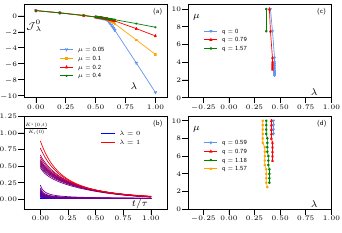

The Python source for this figure:
import numpy as np
from pylab import *
from matplotlib.ticker import  *
from matplotlib.pyplot import  *
from numpy import *
from matplotlib import cm
#import matplotlib.pyplot as plt
import scipy
from scipy import ndimage
from PIL import Image
import pickle
#from pdf2image import convert_from_path


import matplotlib.pyplot as plt
from matplotlib.collections import LineCollection

def multiline(xs, ys, c, ax=None, **kwargs):
    """Plot lines with different colorings

    Parameters
    ----------
    xs : iterable container of x coordinates
    ys : iterable container of y coordinates
    c : iterable container of numbers mapped to colormap
    ax (optional): Axes to plot on.
    kwargs (optional): passed to LineCollection

    Notes:
        len(xs) == len(ys) == len(c) is the number of line segments
        len(xs[i]) == len(ys[i]) is the number of points for each line (indexed by i)

    Returns
    -------
    lc : LineCollection instance.
    """

    # find axes
    ax = plt.gca() if ax is None else ax

    # create LineCollection
    segments = [np.column_stack([x, y]) for x, y in zip(xs, ys)]
    lc = LineCollection(segments, **kwargs)

    # set coloring of line segments
    #    Note: I get an error if I pass c as a list here... not sure why.
    lc.set_array(np.asarray(c))

    # add lines to axes and rescale
    #    Note: adding a collection doesn't autoscalee xlim/ylim
    ax.add_collection(lc)
    ax.autoscale()
    return lc

space         = 0.07
nb_lines      = 1
fig_width_pt  = 246.
inches_per_pt = 1./72.
golden_mean   = .66
fig_width     = fig_width_pt*inches_per_pt
fig_height    = (fig_width*golden_mean)+space
fig_size      = [fig_width, fig_height]
params = {'legend.fontsize': 4,
	        'text.latex.preamble': [r"\usepackage{amstext}", r"\usepackage{amsmath}", r"\usepackage{amssymb}", r"\usepackage{stmaryrd}"],
          'axes.linewidth': 5e-1,
          'axes.labelsize': 4.5,
          #'text.fontsize': 4,
          'xtick.labelsize': 5,
          'ytick.labelsize': 5,
          'text.usetex': True,
          'figure.figsize': fig_size}
rcParams.update(params)

l01 = 7e-2
b01 = 0.58
w01 = .42
h01 = .4

l02 = l01
b02 = 10e-2
w02 = w01
h02 = h01

l11 = .55
b11 = b01
w11 = w01
h11 = h01

l12 = l11
b12 = b02
w12 = w11
h12 = h11

l21 = 1.70
b21 = b11
w21 = w11
h21 = h11

l22 = l21
b22 = b12
w22 = w11
h22 = h11

l31 = 1.9
b31 = b11
w31 = w11
h31 = h11

l32 = l31
b32 = b12
w32 = w11
h32 = h11

# =======================
#  Plot
# =======================

# --------
#  Data
# --------

data = loadtxt('heat_tau_simulation_model_A.txt')
time_a = data[:,0]
q_numerical_a = data[:,1]

data = loadtxt('heat_tau_simulation_model_A.txt')
time_a = data[:,0]
q_numerical_a_1 = data[:,1]

data = loadtxt('heat_tau_simulation_model_A.txt')
time_a = data[:,0]
q_numerical_a_2 = data[:,1]

data = loadtxt('heat_tau_simulation_model_A.txt')
time_a = data[:,0]
q_numerical_a_3 = data[:,1]

data = loadtxt('heat_tau_analytical_model_A.txt')
time_a_1 = data[:,0]
q_analitical_a = data[:,1]

data = loadtxt('heat_tau_simulation_model_B.txt')
time_b = data[:,0]
q_numerical_b = data[:,1]

data = loadtxt('heat_tau_analytical_model_B.txt')
time_b_1 = data[:,0]
q_analitical_b = data[:,1]

with open('all_cost_function_data_f', 'rb') as fp:
    data = pickle.load(fp)
al_f = data[0]
cost_fn_f = data[1][-3]

with open('der_all_cost_function_data_f', 'rb') as fp:
    data = pickle.load(fp)
al_der_f = data[0][-3]
hyst_der_f = data[1][-3]

with open('all_cost_function_data_r', 'rb') as fp:
    data = pickle.load(fp)
al_r = data[0]
cost_fn_r = data[1][-3]

cost_fn_r_1 = data[1][0]
cost_fn_r_2 = data[1][10]
cost_fn_r_3 = data[1][18]

with open('all_cost_function_data_small_mu', 'rb') as fp:
    data = pickle.load(fp)
al_r_s_mu = data[0]
cost_fn_r_s_mu = data[1][6]
cost_fn_r_1_s_mu = data[1][11]
cost_fn_r_2_s_mu = data[1][16]
cost_fn_r_3_s_mu = data[1][22]



with open('der_all_cost_function_data_r', 'rb') as fp:
    data = pickle.load(fp)
al_der_r = data[0][-3]
hyst_der_r = data[1][-3]

with open('output_data', 'rb') as fp:
    data = pickle.load(fp)
mean = data[0]
std = data[1]
protocols = data[2]
# alpha = data[4]
alpha = al_f

with open('phase_space_all', 'rb') as fp:
    data = pickle.load(fp)
phase1 = data[0]
phase2 = data[3]
phase3 = data[4]
phase4 = data[5]

with open('phase_space_all_model_B_converged_one', 'rb') as fp:
    data = pickle.load(fp)
phase1_b = data[0]
phase2_b = data[1]
phase3_b = data[2]
phase4_b = data[3]


with open('multitrap_cost_function_hysterisis', 'rb') as fp:
    data = pickle.load(fp)
mult_al_f =data[0][0]
mult_cfn_f =data[0][1]
mult_al_b =data[1][0]
mult_cfn_b =data[1][1]

with open('all_trap_pareto_moment', 'rb') as fp:
    data = pickle.load(fp)
mean_0 = data[0][0]
std_0 = data[0][1]
mean_1 = data[1][0]
std_1 = data[1][1]
mean_2 = data[7][0]
std_2 = data[7][1]
mean_3 = data[12][0]
std_3 = data[12][1]

with open('cost_fn_pareto_moment', 'rb') as fp:
    data = pickle.load(fp)
mean_mult = data[0]
std_mult = data[1]


lw  = 5e-1
lw1 = 5e-1
lw2 = 5e-1
lw3 = 5e-1
ss  = 7
ssl = 5
sss = 5
lt  = 4
p   = 1
w   = 5e-1
tp  = r'$\dfrac{\cal P}{{\cal P}_0}$'

col1 = 'cornflowerblue'
col2 = 'orange'
col3 = 'red'

col_array = [col1, col2, col3]



# ---------
#  Plot 01
# ---------

i_xx = 0.3
i_xxx = 0.48
i_yy = - 0.1
i_yyy = 0.25

xx = -0.1
xxx = 1.1
yy = - 10.25
yyy = 1.42

ax = axes([l01, b01, w01, h01])
ax.tick_params(axis='y', direction='out', length=lt, pad=p, width=w)
ax.tick_params(axis='x', direction='out', length=lt, pad=p, width=w)

for i, line in enumerate(ax.get_xticklines() + ax.get_yticklines()):
	if i%2==1:
		line.set_visible(False)


ratio = 0.49


i_xx = 0.3
i_xxx = 0.8
i_yy = - 1.5
i_yyy = 0.25


lines = []
lines += ax.plot(al_r_s_mu, cost_fn_r_s_mu, '-', markersize=2.5, marker='1', color=col1, lw=lw1, label=r'$\mu$ = 0.05')
lines += ax.plot(al_r_s_mu, cost_fn_r_1_s_mu, '-', marker='s', markersize=0.75, color=col2, lw=lw1, label=r'$\mu$ = 0.1')
lines += ax.plot(al_r_s_mu, cost_fn_r_2_s_mu, '-', marker='^', markersize=0.75, color=col3, lw=lw1, label=r'$\mu$ = 0.2')
lines += ax.plot(al_r_s_mu, cost_fn_r_3_s_mu, '-', marker='.', markersize=1, color='green', lw=lw1, label=r'$\mu$ = 0.4')
ax.labels = [l.get_label() for l in lines]
ax.legend(lines, ax.labels, bbox_to_anchor=(0.6, 0.6), fontsize=4.5, frameon=False)


ax.text(0.72*xxx, 0.9*yy, r'$\lambda$', size=ss)
ax.text(1.1*xx+0.03, -2, r'$\cal J$$^0_\lambda$', size=ss)
ax.text(xxx - 0.1*(xxx-xx), yyy - 0.1*(yyy - yy), r'(a)', size=ssl)


ax.axis([xx, xxx, yy, yyy])


# ---------
#  Plot 02
# ---------

ax2 = axes([l02, b02, w02, h02])
ax2.tick_params(axis='y', direction='out', length=lt, pad=p, width=w)
ax2.tick_params(axis='x', direction='out', length=lt, pad=p, width=w)

for i, line in enumerate(ax2.get_xticklines() + ax2.get_yticklines()):
	if i%2==1:
		line.set_visible(False)

t2 = np.linspace(0, 1, 101)
t3 = np.linspace(-0.1, 0, 2)
t4 = np.linspace(1.0, 1.1, 2)
prt_in = np.asarray([1, 1])
prt_fnl = np.asarray([0.04, 0.04])

lines = []
print(len(al_f))
print(len(protocols))
for i in range(len(protocols)):
    if i == 0:
	    lines += ax2.plot(t2, protocols[i]/20, '-', color=(al_f[i], 0, (1 - al_f[i])), lw=lw1, label=r'$\lambda = 0$')
    elif i == len(protocols) - 1:
	    lines += ax2.plot(t2, protocols[i]/20, '-', color=(al_f[i], 0, (1 - al_f[i])), lw=lw1, label=r'$\lambda = 1$')
    else:
        ax2.plot(t2, protocols[i]/20, '-', color=(al_f[i], 0, (1 - al_f[i])), lw=lw1)

ax2.labels = [l.get_label() for l in lines]
ax2.legend(lines, ax2.labels, bbox_to_anchor=(0.85, 0.9), fontsize=4.5, frameon=False)
#for i in range(len(protocols)):
#	ax.scatter(t2, protocols[i]/20, s=1*np.ones(101), c=al_f[i]*np.ones(101), cmap='viridis')

# n_lines = len(al_f)

# ys = np.array([prtc/20 for prtc in protocols])
# xs = np.array([t2 for i in range(n_lines)]) # could also use np.tile

# colors = np.arange(n_lines)

# lc = multiline(xs, ys, al_f, cmap='rainbow', lw=lw1)

# axcb = fig.colorbar(lc)
# axcb.set_label(r'$\lambda$', labelpad=0,y=0.5)
#ax.set_title('Line Collection with mapped colors')
#ax.plot(t3, prt_in, '--', color='green', lw=lw1)
#ax.plot(t4, prt_fnl, '--', color='green', lw=lw1)

xx = -0.15
xxx = 1.15
yy = -0.15
yyy = 1.25


ax2.text(0.72*xxx, yy + 0.03*(yyy - yy), r'$t/\tau$', size=ss)
ax2.text(xx  + 0.01*(xxx-xx), yyy - 0.2*(yyy - yy), r'$\frac{K^*(0, t)}{K_i(0)}$', size=0.7*ss)
#ax2.text(xxx - 0.1*(xxx-xx), yyy - 0.1*(yyy - yy), r'(b)', size=ssl)

ax2.axis([xx, xxx, yy, yyy])



# ---------
#  Plot 11
# ---------


ax = axes([l11, b11, w11, h11])
ax.tick_params(axis='y', direction='out', length=lt, pad=p, width=w)
ax.tick_params(axis='x', direction='out', length=lt, pad=p, width=w)

for i, line in enumerate(ax.get_xticklines() + ax.get_yticklines()):
	if i%2==1:
		line.set_visible(False)

xx  = -0.4
xxx = 1.0
yy  = 0.0
yyy = 10.5


lines = []
lines += ax.plot(phase1[0], phase1[1], '-', marker='1', markersize=2, color=col1, lw=lw1, label=r'q = 0')
#lines += ax2.plot(phase2[0], phase2[1], '-', marker='s', markersize=0.75, color=col2, lw=lw1, label=r'q = 0.39')
lines += ax.plot(phase3[0], phase3[1], '-', marker='^', markersize=0.75, color=col3, lw=lw1, label=r'q = 0.79')
lines += ax.plot(phase4[0], phase4[1], '-', marker='.', markersize=1.5, color='green', lw=lw1, label=r'q = 1.57')
ax.labels = [l.get_label() for l in lines]
ax.legend(lines, ax.labels, bbox_to_anchor=(0.45, 0.8), fontsize=4.5, frameon=False)

ax.text(0.8*xxx, yy + 0.2, r'$\lambda$', size=ss)
ax.text(xx + 0.05, 0.85*yyy, r'$\mu$', size=ss)
#ax.text(xxx - 0.1*(xxx-xx), yyy - 0.1*(yyy - yy), r'(c)', size=ssl)

ax.axis([xx, xxx, yy, yyy])


# ---------
#  Plot 12
# ---------


ax = axes([l12, b12, w12, h12])
ax.tick_params(axis='y', direction='out', length=lt, pad=p, width=w)
ax.tick_params(axis='x', direction='out', length=lt, pad=p, width=w)

for i, line in enumerate(ax.get_xticklines() + ax.get_yticklines()):
	if i%2==1:
		line.set_visible(False)

xx  = -0.4
xxx = 1.0
yy  = 0.0
yyy = 10.5


lines = []
lines += ax.plot(phase1_b[0][0:-10], phase1_b[1][0:-10], '-', marker='1', markersize=2, color=col1, lw=lw1, label=r'q = 0.59')
#lines += ax2.plot(phase2[0], phase2[1], '-', marker='s', markersize=0.75, color=col2, lw=lw1, label=r'q = 0.39')
lines += ax.plot(phase2_b[0][0:-10], phase2_b[1][0:-10], '-', marker='^', markersize=0.75, color=col3, lw=lw1, label=r'q = 0.79')
lines += ax.plot(phase3_b[0][0:-10], phase3_b[1][0:-10], '-', marker='.', markersize=1.5, color='green', lw=lw1, label=r'q = 1.18')
lines += ax.plot(phase4_b[0][0:-10], phase4_b[1][0:-10], '-', marker='.', markersize=1.5, color=col2, lw=lw1, label=r'q = 1.57')
ax.labels = [l.get_label() for l in lines]
ax.legend(lines, ax.labels, bbox_to_anchor=(0.45, 0.8), fontsize=4.5, frameon=False)

ax.text(0.8*xxx, yy + 0.2, r'$\lambda$', size=ss)
ax.text(xx + 0.05, 0.85*yyy, r'$\mu$', size=ss)
ax.text(xxx - 0.1*(xxx-xx), yyy - 0.1*(yyy - yy), r'(d)', size=ssl)

ax.axis([xx, xxx, yy, yyy])




# ---------
#  Plot 21
# ---------

ax = axes([l21, b21, w21, h21])
tick_params(axis='y', direction='out', length=lt, pad=p, width=w)
tick_params(axis='x', direction='out', length=lt, pad=p, width=w)

for i, line in enumerate(ax.get_xticklines() + ax.get_yticklines()):
	if i%2==1:
		line.set_visible(False)

k = 18
plot(mean[:k], std[:k], '.-', markersize=2.5, color=col3, lw=2*lw1)
plot(mean[k:], std[k:], '.-', markersize=2.5, color=col3, lw=2*lw1)

# plot(al_r, cost_fn_r, '.-', markersize=1,color=col2, lw=lw2)

plot([-3.7, -3.7], [3.5, 2.9], ':', color='black', alpha=.8, lw=2*lw)
plot([-2.0, -2.0],[3.5, 1.5], ':', color='black', alpha=.8, lw=2*lw)

xx  = min(mean) - 0.15*(max(mean)-min(mean))
xxx = max(mean) + 0.05*(max(mean)-min(mean))
yy  = min(std) - 0.15*(max(std)-min(std))
yyy = max(std) + 0.15*(max(std)-min(std))

text(0.9*xxx-0.4, 0.9*yyy, r'(e)', size=ssl)
text(-3.4, 3.0, r'$\lambda = \lambda_c$', size=ss)
text(0.7*xxx - 2.0, yy + 0.2, r'$\langle W_0 \rangle$', size=ss)
text(xx + 0.1, 0.7*yyy, r'$\sigma_0$', size=ss)
annotate('', xy=(-3.8, 3.5), xytext=(-1.9, 3.5), arrowprops=dict(arrowstyle='<->', color='black'))
axvline(x=-3.8, ymin=3.0, ymax=3.3)
axvline(x=-1.7, ymin=3.0, ymax=3.3)


axis([xx, xxx, yy, yyy])
# xticks([-1, 0, 1], [r'$-1$', r'$0$', r'$1$'])
# yticks([-1, 0, 1], [r'$-1$', r'$0$', r'$1$'])


# ---------
#  Plot 22
# ---------

ax = axes([l22, b22, w22, h22])
ax.tick_params(axis='y', direction='in', length=lt, pad=p, width=w)
ax.tick_params(axis='x', direction='in', length=lt, pad=p, width=w)

xx  = 0
xxx = 1
yy  = 0
yyy = 1

ax.set_yticklabels([])
ax.set_xticklabels([])

ax.axis([xx, xxx, yy, yyy])

# for i, line in enumerate(ax.get_xticklines() + ax.get_yticklines()):
# 	if i%2==1:
#		line.set_visible(False)


ratio = 0.46

#ax = axes([l22, b22, w22, h22])

#for i, line in enumerate(ax.get_xticklines() + ax.get_yticklines()):
#	if i%2==1:
#		line.set_visible(False)

ax4 = axes([l22, b22 + (1-ratio)*h22, ratio*w22, ratio*h22])


ax4.tick_params(axis='y', direction='in', length=ratio*lt, pad=ratio*p, width=w, labelsize=5)
ax4.tick_params(axis='x', direction='in', length=ratio*lt, pad=ratio*p, width=w, labelsize=5)

for i, line in enumerate(ax4.get_xticklines() + ax4.get_yticklines()):
	if i%2==1:
		line.set_visible(False)

l = 10
ax4.plot(mean_0[:l], std_0[:l], '-', markersize=2, color=col1, marker='1', lw=lw1)
ax4.plot(mean_0[l:], std_0[l:], '-', markersize=2, color=col1, marker='1', lw=lw1)

# xx  = min(al_f) - 0.15*(max(al_f)-min(al_f))
# xxx = max(time_b) + 0.05*(max(time_b)-min(time_b))
# yy  = min(cost_fn_f) - 0.15*(max(cost_fn_f)-min(cost_fn_f))
# yyy = max(cost_fn_r) + 0.15*(max(cost_fn_r)-min(cost_fn_r))

i_xx  = min(mean_0) - 0.35*(max(mean_0)-min(mean_0))
i_xxx = max(mean_0) + 0.15*(max(mean_0)-min(mean_0))
i_yy  = min(std_0) - 0.25*(max(std_0)-min(std_0))
i_yyy = max(std_0) + 0.15*(max(std_0)-min(std_0))

ax4.text(i_xxx - 0.6*(i_xxx - i_xx), i_yy + 0.08*(i_yyy - i_yy),  r'$\langle W_0 \rangle$', size=1.2*ratio*ss)
ax4.text(i_xx + 0.05*(i_xxx - i_xx), i_yyy - 0.3*(i_yyy - i_yy), r'$\sigma_0^2$', size=1.5*ratio*ss)

ax4.axis([i_xx, i_xxx, i_yy, i_yyy])


ax2 = axes([l22 + (1-ratio)*w22, b22 + (1-ratio)*h22, ratio*w22, ratio*h22])


ax2.tick_params(axis='y', direction='in', length=ratio*lt, pad=ratio*p, width=w, labelsize=5)
ax2.tick_params(axis='x', direction='in', length=ratio*lt, pad=ratio*p, width=w, labelsize=5)

for i, line in enumerate(ax2.get_xticklines() + ax2.get_yticklines()):
	if i%2==1:
		line.set_visible(False)


l = 9
ax2.plot(mean_1[:l], std_1[:l], '-', markersize=0.75, marker='s', color=col2, lw=lw1)
ax2.plot(mean_1[l:], std_1[l:], '-', markersize=0.75, marker='s', color=col2, lw=lw1)

# xx  = min(al_f) - 0.15*(max(al_f)-min(al_f))
# xxx = max(time_b) + 0.05*(max(time_b)-min(time_b))
# yy  = min(cost_fn_f) - 0.15*(max(cost_fn_f)-min(cost_fn_f))
# yyy = max(cost_fn_r) + 0.15*(max(cost_fn_r)-min(cost_fn_r))

i_xx  = min(mean_1) - 0.35*(max(mean_1)-min(mean_1))
i_xxx = max(mean_1) + 0.15*(max(mean_1)-min(mean_1))
i_yy  = min(std_1) - 0.25*(max(std_1)-min(std_1))
i_yyy = max(std_1) + 0.15*(max(std_1)-min(std_1))

ax2.text(i_xxx - 0.6*(i_xxx - i_xx), i_yy + 0.08*(i_yyy - i_yy),  r'$\langle W_1 \rangle$', size=1.2*ratio*ss)
ax2.text(i_xx + 0.05*(i_xxx - i_xx), i_yyy - 0.3*(i_yyy - i_yy), r'$\sigma_1^2$', size=1.5*ratio*ss)
ax2.text(i_xxx - 0.15*(i_xxx - i_xx), i_yyy - 0.15*(i_yyy - i_yy), r'(f)', size=ssl)

ax2.axis([i_xx, i_xxx, i_yy, i_yyy])


ax5 = axes([l22, b22, ratio*w22, ratio*h22])


ax5.tick_params(axis='y', direction='in', length=ratio*lt, pad=ratio*p, width=w, labelsize=5)
ax5.tick_params(axis='x', direction='in', length=ratio*lt, pad=ratio*p, width=w, labelsize=5)

for i, line in enumerate(ax5.get_xticklines() + ax5.get_yticklines()):
	if i%2==1:
		line.set_visible(False)

ax5.plot(mean_2, std_2, '-', markersize=1, marker='^', color='green', lw=lw1)

# xx  = min(al_f) - 0.15*(max(al_f)-min(al_f))
# xxx = max(time_b) + 0.05*(max(time_b)-min(time_b))
# yy  = min(cost_fn_f) - 0.15*(max(cost_fn_f)-min(cost_fn_f))
# yyy = max(cost_fn_r) + 0.15*(max(cost_fn_r)-min(cost_fn_r))

i_xx  = min(mean_2) - 0.35*(max(mean_2)-min(mean_2))
i_xxx = max(mean_2) + 0.15*(max(mean_2)-min(mean_2))
i_yy  = min(std_2) - 0.25*(max(std_2)-min(std_2))
i_yyy = max(std_2) + 0.15*(max(std_2)-min(std_2))

ax5.text(i_xxx - 0.6*(i_xxx - i_xx), i_yy + 0.08*(i_yyy - i_yy),  r'$\langle W_7 \rangle$', size=1.2*ratio*ss)
ax5.text(i_xx + 0.05*(i_xxx - i_xx), i_yyy - 0.3*(i_yyy - i_yy), r'$\sigma_7^2$', size=1.5*ratio*ss)

ax5.axis([i_xx, i_xxx, i_yy, i_yyy])


ax3 = axes([l22 + (1-ratio)*w22, b22, ratio*w22, ratio*h22])


ax3.tick_params(axis='y', direction='in', length=ratio*lt, pad=ratio*p, width=w, labelsize=5)
ax3.tick_params(axis='x', direction='in', length=ratio*lt, pad=ratio*p, width=w, labelsize=5)

for i, line in enumerate(ax3.get_xticklines() + ax3.get_yticklines()):
	if i%2==1:
		line.set_visible(False)

# ax3.set_yticklabels([])
# ax3.set_xticklabels([])

l = 9
ax3.plot(mean_mult[:l], std_mult[:l], '-', markersize=2, marker='.', color=col3, lw=lw1)
ax3.plot(mean_mult[l+1:], std_mult[l+1:], '-', markersize=2, marker='.', color=col3, lw=lw1)

# xx  = min(al_f) - 0.15*(max(al_f)-min(al_f))
# xxx = max(time_b) + 0.05*(max(time_b)-min(time_b))
# yy  = min(cost_fn_f) - 0.15*(max(cost_fn_f)-min(cost_fn_f))
# yyy = max(cost_fn_r) + 0.15*(max(cost_fn_r)-min(cost_fn_r))

i_xx  = min(mean_mult) - 0.33*(max(mean_mult)-min(mean_mult))
i_xxx = max(mean_mult) + 0.15*(max(mean_mult)-min(mean_mult))
i_yy  = min(std_mult) - 0.25*(max(std_mult)-min(std_mult))
i_yyy = max(std_mult) + 0.15*(max(std_mult)-min(std_mult))

ax3.text(i_xxx - 0.6*(i_xxx - i_xx), i_yy + 0.08*(i_yyy - i_yy),  r'$\langle W \rangle$', size=1.2*ratio*ss)
ax3.text(i_xx + 0.05*(i_xxx - i_xx), i_yyy - 0.2*(i_yyy - i_yy), r'$\sigma^2$', size=1.5*ratio*ss)

ax3.axis([i_xx, i_xxx, i_yy, i_yyy])


# lines = []
# lines += ax.plot(mean_3, std_3, '.', marker='.', markersize=3, color='green', lw=lw1, label=r'q = 2.36')
# lines += ax.plot(mean_2, std_2, '.', marker='^', markersize=1.5, color=col3, lw=lw1, label=r'q = 1.57')
# lines += ax.plot(mean_1, std_1, '.', marker='s', markersize=1.5, color=col2, lw=lw1, label=r'q = 0.59')
# lines += ax.plot(mean_0, std_0, '.', markersize=3, marker='1', color=col1, lw=lw1, label=r'q = 0.20')
# ax.labels = [l.get_label() for l in lines]
# ax.legend(lines, ax.labels, bbox_to_anchor=(0.52, 0.49), fontsize=5, frameon=False)

# plot(al_r, cost_fn_r, '.-', markersize=1,color=col2, lw=lw2)

# ax.plot([-3.7, -3.7], [3.5, 2.9], ':', color='black', alpha=.8, lw=2*lw)
# ax.plot([-2.0, -2.0],[3.5, 1.5], ':', color='black', alpha=.8, lw=2*lw)

xx  = min(mean_0) - 0.15*(max(mean_0)-min(mean_0))
xxx = max(mean_0) + 0.05*(max(mean_0)-min(mean_0)) + 0.2
yy  = min(std_0) - 0.15*(max(std_0)-min(std_0)) - 1.5
yyy = max(std_0) + 0.15*(max(std_0)-min(std_0)) + 1.0

#ax.axes([l22, b22, w22, h22])

# ax.text(0.9*xxx-0.1, 0.9*yyy, r'(f)', size=ssl)
# ax.text(-3.4, 3.0, r'$\lambda = \lambda_c$', size=ss)
# ax.text(xxx - 0.4, yy + 0.3, r'$\langle W_q \rangle$', size=ss)
# ax.text(xx+0.1, 0.85*yyy, r'$\sigma_q$', size=ss)
# ax.annotate('', xy=(-3.8, 3.5), xytext=(-1.9, 3.5), arrowprops=dict(arrowstyle='<->', color='black'))
# ax.axvline(x=-3.8, ymin=3.0, ymax=3.3)
# ax.axvline(x=-1.7, ymin=3.0, ymax=3.3)


# ax.axis([xx, xxx, yy, yyy])
# xticks([-1, 0, 1], [r'$-1$', r'$0$', r'$1$'])
# yticks([-1, 0, 1], [r'$-1$', r'$0$', r'$1$'])


# ---------
#  Plot 31
# ---------

ax = axes([l31, b31, w31, h31])
tick_params(axis='y', direction='out', length=lt, pad=p, width=w)
tick_params(axis='x', direction='out', length=lt, pad=p, width=w)

for i, line in enumerate(ax.get_xticklines() + ax.get_yticklines()):
	if i%2==1:
		line.set_visible(False)

plot(mult_al_f, mult_cfn_f, '.-', markersize=1, color=col1, lw=lw1)
plot(mult_al_b, mult_cfn_b, '.-', markersize=1, color=col2, lw=lw2)

xx  = min(mult_al_f) - 0.15*(max(mult_al_f)-min(mult_al_f))
xxx = max(mult_al_f) + 0.05*(max(mult_al_f)-min(mult_al_f))
yy  = min(mult_cfn_f) - 0.15*(max(mult_cfn_f)-min(mult_cfn_f))
yyy = max(mult_cfn_f) + 0.15*(max(cost_fn_r)-min(mult_cfn_f))

text(0.9*xxx, 0.9*yyy - 1, r'(g)', size=ssl)
text(0.9*xxx - 0.1, 0.9*yy, r'$\lambda$', size=ss)
text(xx + 0.05, 0.7*yyy - 4, r'$\cal J_\lambda$', size=ss)

axis([xx, xxx, yy, yyy])
# xticks([-1, 0, 1], [r'$-1$', r'$0$', r'$1$'])
# yticks([-1, 0, 1], [r'$-1$', r'$0$', r'$1$'])


# ---------
#  Plot 32
# ---------


ax = axes([l32, b32, w32, h32])
tick_params(axis='y', direction='out', length=lt, pad=p, width=w)
tick_params(axis='x', direction='out', length=lt, pad=p, width=w)

for i, line in enumerate(ax.get_xticklines() + ax.get_yticklines()):
	if i%2==1:
		line.set_visible(False)

plot(al_der_f, hyst_der_f, '.-', markersize=1, color=col1, lw=lw1)
plot(al_der_r, hyst_der_r, '.-', markersize=1, color=col2, lw=lw2)

xx  = min(al_der_f) - 0.15*(max(al_der_f)-min(al_der_f))
xxx = max(al_der_f) + 0.05*(max(al_der_f)-min(al_der_f))
yy  = min(hyst_der_f) - 0.15*(max(hyst_der_f)-min(hyst_der_f))
yyy = max(hyst_der_f) + 0.15*(max(hyst_der_f)-min(hyst_der_f))

text(0.9*xxx, 0.9*yyy, r'(b)', size=ssl)
text(0.9*xxx, yy, r'$\tau$', size=ss)
text(xx, 0.85*yyy, r'$\cal Q$', size=ss)

axis([xx, xxx, yy, yyy])
# xticks([-1, 0, 1], [r'$-1$', r'$0$', r'$1$'])
# yticks([-1, 0, 1], [r'$-1$', r'$0$', r'$1$'])




# Save figure
filename = 'fig_SI_poster.pdf'
savefig(filename, dpi=3e2)

